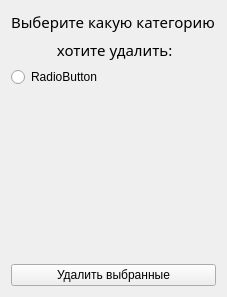
<?xml version="1.0" encoding="UTF-8"?>
<ui version="4.0">
 <class>From_deleteCategory</class>
 <widget class="QWidget" name="From_deleteCategory">
  <property name="geometry">
   <rect>
    <x>0</x>
    <y>0</y>
    <width>227</width>
    <height>297</height>
   </rect>
  </property>
  <property name="windowTitle">
   <string>Удалить</string>
  </property>
  <layout class="QVBoxLayout" name="verticalLayout_2">
   <item alignment="Qt::AlignHCenter">
    <widget class="QLabel" name="label">
     <property name="sizePolicy">
      <sizepolicy hsizetype="Expanding" vsizetype="Fixed">
       <horstretch>0</horstretch>
       <verstretch>0</verstretch>
      </sizepolicy>
     </property>
     <property name="font">
      <font>
       <family>Bahnschrift Light SemiCondensed</family>
       <pointsize>11</pointsize>
       <bold>false</bold>
       <stylestrategy>PreferDefault</stylestrategy>
      </font>
     </property>
     <property name="frameShape">
      <enum>QFrame::NoFrame</enum>
     </property>
     <property name="frameShadow">
      <enum>QFrame::Plain</enum>
     </property>
     <property name="lineWidth">
      <number>1</number>
     </property>
     <property name="midLineWidth">
      <number>0</number>
     </property>
     <property name="text">
      <string>Выберите какую категорию</string>
     </property>
    </widget>
   </item>
   <item alignment="Qt::AlignHCenter">
    <widget class="QLabel" name="label_2">
     <property name="sizePolicy">
      <sizepolicy hsizetype="Preferred" vsizetype="Fixed">
       <horstretch>0</horstretch>
       <verstretch>0</verstretch>
      </sizepolicy>
     </property>
     <property name="font">
      <font>
       <family>Bahnschrift Light SemiCondensed</family>
       <pointsize>11</pointsize>
      </font>
     </property>
     <property name="text">
      <string> хотите удалить:</string>
     </property>
    </widget>
   </item>
   <item>
    <layout class="QVBoxLayout" name="verticalLayout">
     <item>
      <widget class="QRadioButton" name="radioButton">
       <property name="text">
        <string>RadioButton</string>
       </property>
      </widget>
     </item>
    </layout>
   </item>
   <item>
    <spacer name="verticalSpacer">
     <property name="orientation">
      <enum>Qt::Vertical</enum>
     </property>
     <property name="sizeHint" stdset="0">
      <size>
       <width>20</width>
       <height>40</height>
      </size>
     </property>
    </spacer>
   </item>
   <item>
    <widget class="QPushButton" name="btn_Delete">
     <property name="text">
      <string>Удалить выбранные</string>
     </property>
    </widget>
   </item>
  </layout>
 </widget>
 <resources/>
 <connections/>
</ui>
